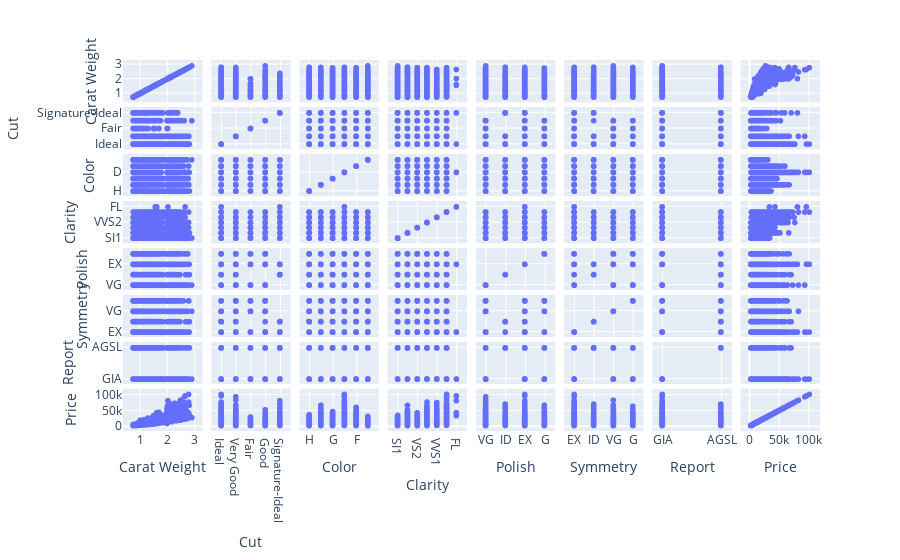

The notebook cell saved with this chart:
### Code cell
fig = px.scatter_matrix(df,
                       dimensions = features,
                       height = 800)
fig.show()

### Figure 1 — Plotly figure (JSON) as saved in the notebook; plotly's stock layout.template omitted (floating-point values rounded to 4 significant figures; data arrays with more than 128 entries replaced by an {"elided": "..."} marker saying what was removed)
{"data": [{"dimensions": [{"axis": {"matches": true}, "label": "Carat Weight", "values": {"elided": "6000 float values"}}, {"axis": {"matches": true}, "label": "Cut", "values": {"elided": "6000 str values"}}, {"axis": {"matches": true}, "label": "Color", "values": {"elided": "6000 str values"}}, {"axis": {"matches": true}, "label": "Clarity", "values": {"elided": "6000 str values"}}, {"axis": {"matches": true}, "label": "Polish", "values": {"elided": "6000 str values"}}, {"axis": {"matches": true}, "label": "Symmetry", "values": {"elided": "6000 str values"}}, {"axis": {"matches": true}, "label": "Report", "values": {"elided": "6000 str values"}}, {"axis": {"matches": true}, "label": "Price", "values": {"elided": "6000 int values"}}], "hovertemplate": "%{xaxis.title.text}=%{x}<br>%{yaxis.title.text}=%{y}<extra></extra>", "legendgroup": "", "marker": {"color": "#636efa", "symbol": "circle"}, "name": "", "showlegend": false, "type": "splom"}], "layout": {"autosize": true, "dragmode": "select", "legend": {"tracegroupgap": 0}, "margin": {"t": 60}, "xaxis": {"autorange": true, "range": [0.4754, 3.185], "type": "linear"}, "xaxis2": {"autorange": true, "range": [-0.5085, 4.508], "type": "category"}, "xaxis3": {"autorange": true, "range": [-0.6356, 5.636], "type": "category"}, "xaxis4": {"autorange": true, "range": [-0.7627, 6.763], "type": "category"}, "xaxis5": {"autorange": true, "range": [-0.3814, 3.381], "type": "category"}, "xaxis6": {"autorange": true, "range": [-0.3814, 3.381], "type": "category"}, "xaxis7": {"autorange": true, "range": [-0.1271, 1.127], "type": "category"}, "xaxis8": {"autorange": true, "range": [-10450.0, 114200.0], "type": "linear"}, "yaxis": {"autorange": true, "range": [0.4754, 3.185], "type": "linear"}, "yaxis2": {"autorange": true, "range": [-0.5085, 4.508], "type": "category"}, "yaxis3": {"autorange": true, "range": [-0.6356, 5.636], "type": "category"}, "yaxis4": {"autorange": true, "range": [-0.7627, 6.763], "type": "category"}, "yaxis5": {"autorange": true, "range": [-0.3814, 3.381], "type": "category"}, "yaxis6": {"autorange": true, "range": [-0.3814, 3.381], "type": "category"}, "yaxis7": {"autorange": true, "range": [-0.1271, 1.127], "type": "category"}, "yaxis8": {"autorange": true, "range": [-10450.0, 114200.0], "type": "linear"}}}
